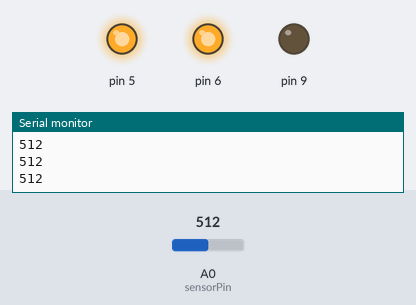
A sketch run on a simulated Arduino Uno, built with avr-gcc and run on an emulated ATmega328P. On the bench: output pins drawn as LEDs (lit = HIGH), the last lines printed to the serial monitor. Inputs (shaded band) come from the test bench; at power-on: A0 (sensorPin) = 512.

Above: at 1.2 s.
1.3 s: A0 (sensorPin) set to 527
At 2.1 s:
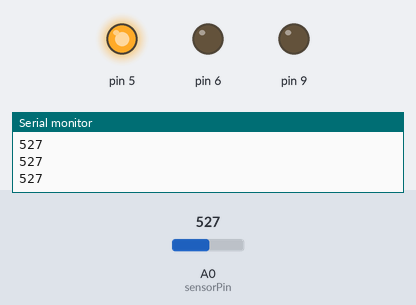
2.8 s: A0 (sensorPin) set to 246
At 3.4 s:
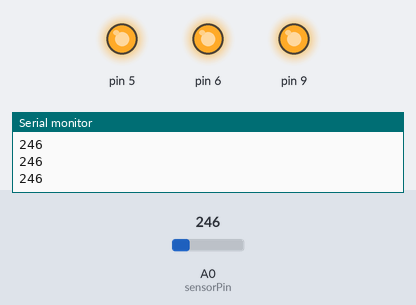
4.3 s: A0 (sensorPin) set to 268
At 5.5 s:
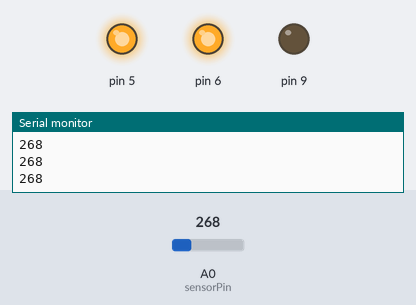
5.8 s: A0 (sensorPin) set to 1023
At 6.9 s:
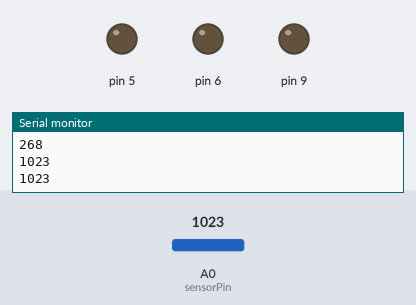
7.3 s: A0 (sensorPin) set to 781
9.0 s: A0 (sensorPin) set to 756
At 10.4 s:
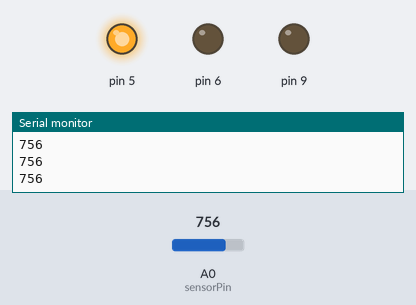
Timing chart, 0 to 11.5 s (numbered marks = the images above; inputs shaded):
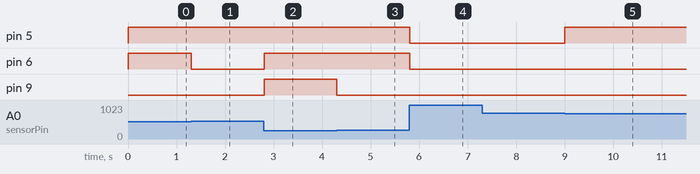

Measured:
- the behaviour switches between 512 and 513 on A0 (sensorPin) (found by bisection; images 0 and 1)
- the behaviour switches between 256 and 257 on A0 (sensorPin) (found by bisection; images 2 and 3)
- the behaviour switches between 769 and 768 on A0 (sensorPin) (found by bisection; images 4 and 5)
- after the input at 1.3 s, pin 6: HIGH → LOW at once
- after the input at 2.8 s, pin 6, pin 9: LOW → HIGH at once
- after the input at 4.3 s, pin 9: HIGH → LOW at once
- after the input at 5.8 s, pin 5, pin 6: HIGH → LOW at once
- after the input at 9.0 s, pin 5: LOW → HIGH at once

The sketch:

level-meter.ino
```cpp
int sensorPin = A0;    // select the input pin for the potentiometer
int sensorValue = 0;  // variable to store the value coming from the sensor


// the setup function runs once when you press reset or power the board
void setup() {
  // initialize digital pin LED_BUILTIN as an output.
  pinMode(5, OUTPUT);
  pinMode(6, OUTPUT);
  pinMode(9, OUTPUT);

  Serial.begin(9600);
}

// the loop function runs over and over again forever
void loop() {
  // read the value from the sensor:
  sensorValue = analogRead(sensorPin);
  // write sensor value to the serial interface
  Serial.println(sensorValue); //then open tools > serial monitor

  // LEDs off
  if (sensorValue == 1023) {
    digitalWrite(5, LOW);
    digitalWrite(6, LOW);
    digitalWrite(9, LOW);

    delay(sensorValue);

    sensorValue = analogRead(sensorPin);
  } // LED 3 (3/4)
    else if (sensorValue <= 256) {
    digitalWrite(9, HIGH);
    digitalWrite(6, HIGH);
    digitalWrite(5, HIGH);
    sensorValue = analogRead(sensorPin);
  } // LED 2 (2/4)
    else if (sensorValue <= 512) {
    digitalWrite(9, LOW);
    digitalWrite(6, HIGH);
    digitalWrite(5, HIGH);
    sensorValue = analogRead(sensorPin);
  } // LED 1 (1/4)
    else if (sensorValue <= 768) {
    digitalWrite(9, LOW);
    digitalWrite(6, LOW);
    digitalWrite(5, HIGH);
    sensorValue = analogRead(sensorPin);

  }
}
```
